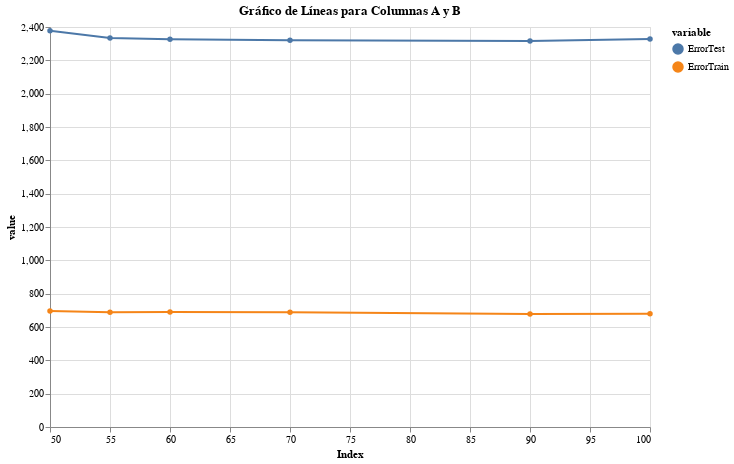

The notebook cell saved with this chart:
### Code cell
# Supongamos que tienes un DataFrame llamado 'df' con columnas "indice", "columna_A" y "columna_B"

# Convertir el DataFrame de pandas a un formato aceptado por Altair
df_altair = pd.melt(df_curve, id_vars=['Index'], value_vars=['ErrorTest', 'ErrorTrain'])

# Crear el gráfico de líneas divididas por color en Altair
line_chart = alt.Chart(df_altair).mark_line(point=True).encode(
    x='Index:Q',
    y='value:Q',
    color='variable:N'
).properties(
    width=600,
    height=400,
    title='Gráfico de Líneas para Columnas A y B'
)

# Mostrar el gráfico
line_chart

### Figure 1 — Vega-Lite specification as saved in the notebook (floating-point values rounded to 4 significant figures)
{"config": {"view": {"continuousWidth": 300, "continuousHeight": 300}}, "data": {"name": "data-e39044ae95a53c212db889bed269a917"}, "mark": {"type": "line", "point": true}, "encoding": {"color": {"field": "variable", "type": "nominal"}, "x": {"field": "Index", "type": "quantitative"}, "y": {"field": "value", "type": "quantitative"}}, "height": 400, "title": "Gráfico de Líneas para Columnas A y B", "width": 600, "$schema": "https://vega.github.io/schema/vega-lite/v5.14.1.json", "datasets": {"data-e39044ae95a53c212db889bed269a917": [{"Index": 50, "variable": "ErrorTest", "value": 2377.0}, {"Index": 55, "variable": "ErrorTest", "value": 2334.0}, {"Index": 60, "variable": "ErrorTest", "value": 2326.0}, {"Index": 70, "variable": "ErrorTest", "value": 2321.0}, {"Index": 90, "variable": "ErrorTest", "value": 2316.0}, {"Index": 100, "variable": "ErrorTest", "value": 2328.0}, {"Index": 50, "variable": "ErrorTrain", "value": 695.5}, {"Index": 55, "variable": "ErrorTrain", "value": 688.7}, {"Index": 60, "variable": "ErrorTrain", "value": 690.0}, {"Index": 70, "variable": "ErrorTrain", "value": 688.8}, {"Index": 90, "variable": "ErrorTrain", "value": 678.5}, {"Index": 100, "variable": "ErrorTrain", "value": 680.2}]}}
